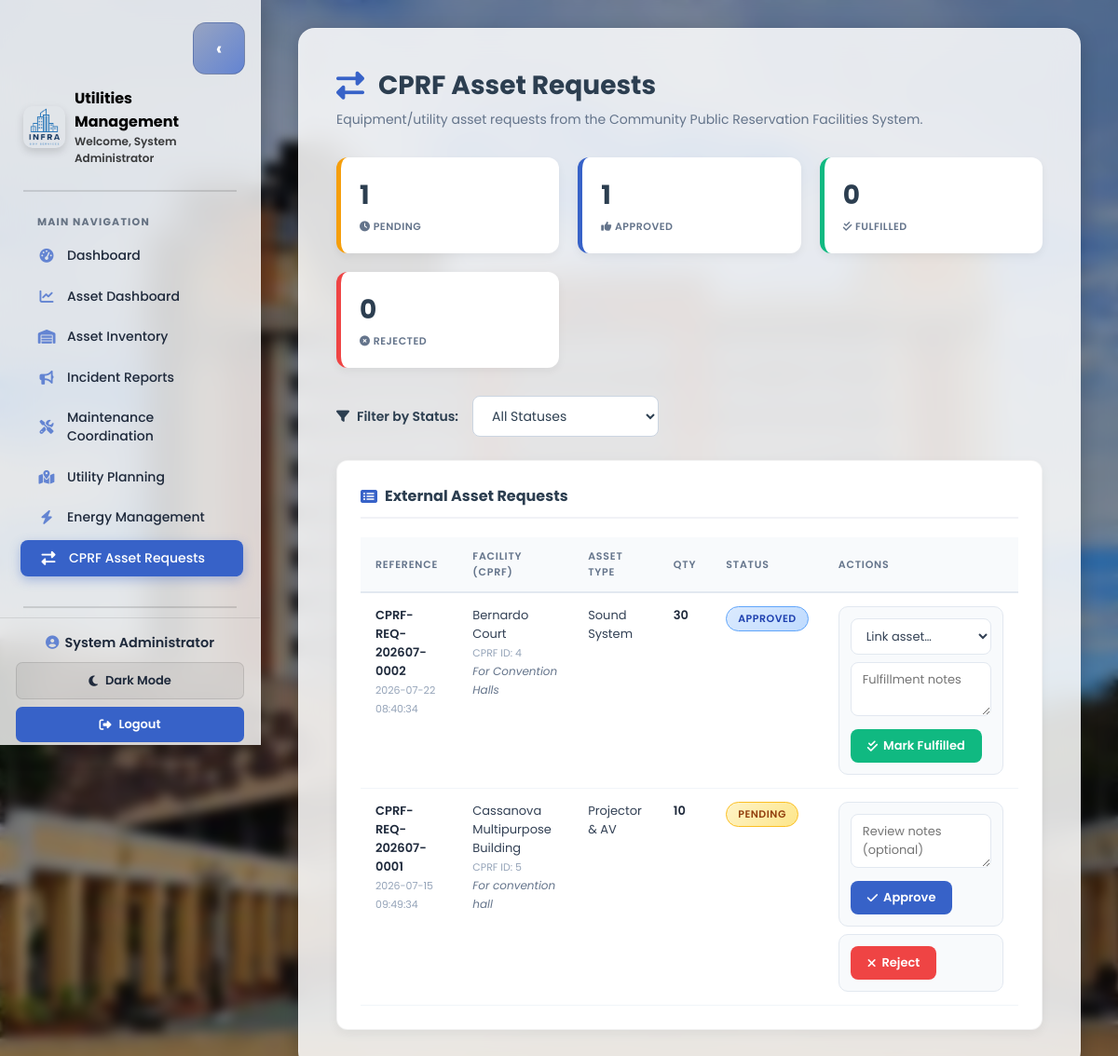
The app's page /external_asset_requests.php (signed in) with its own data.
### tables this page shows
CREATE TABLE `external_asset_requests` (
  `id` int(11) NOT NULL,
  `request_ref` varchar(50) NOT NULL,
  `source_system` varchar(50) NOT NULL DEFAULT 'CPRF',
  `cprf_facility_id` int(11) NOT NULL,
  `facility_name` varchar(150) NOT NULL,
  `asset_type` varchar(100) NOT NULL,
  `quantity` int(11) NOT NULL DEFAULT 1,
  `notes` text DEFAULT NULL,
  `status` enum('pending','approved','fulfilled','rejected') NOT NULL DEFAULT 'pending',
  `fulfilled_asset_id` int(11) DEFAULT NULL,
  `review_notes` text DEFAULT NULL,
  `created_at` timestamp NULL DEFAULT current_timestamp(),
  `updated_at` timestamp NULL DEFAULT current_timestamp() ON UPDATE current_timestamp()
);

### external_asset_requests.php (the view, shortened to what this page needs)
<?php
require_once 'includes/db.php';
$pdo->exec("
    CREATE TABLE IF NOT EXISTS `external_asset_requests` (
      `id` INT AUTO_INCREMENT PRIMARY KEY,
      `request_ref` VARCHAR(50) NOT NULL UNIQUE,
      `source_system` VARCHAR(50) NOT NULL DEFAULT 'CPRF',
      `cprf_facility_id` INT NOT NULL,
      `facility_name` VARCHAR(150) NOT NULL,
      `asset_type` VARCHAR(100) NOT NULL,
      `quantity` INT NOT NULL DEFAULT 1,
      `notes` TEXT NULL,
      `status` ENUM('pending', 'approved', 'fulfilled', 'rejected') NOT NULL DEFAULT 'pending',
      `fulfilled_asset_id` INT NULL,
      `review_notes` TEXT NULL,
      `created_at` TIMESTAMP DEFAULT CURRENT_TIMESTAMP,
      `updated_at` TIMESTAMP DEFAULT CURRENT_TIMESTAMP ON UPDATE CURRENT_TIMESTAMP
    ) ENGINE=InnoDB DEFAULT CHARSET=utf8mb4 COLLATE=utf8mb4_unicode_ci
");
$sql = 'SELECT r.*, a.name AS fulfilled_asset_name, a.asset_id AS fulfilled_asset_code FROM external_asset_requests r LEFT JOIN utility_assets a ON a.id = r.fulfilled_asset_id WHERE 1=1';
$params = [];
$sql .= ' ORDER BY r.created_at DESC LIMIT 100';
$stmt = $pdo->prepare($sql);
$stmt->execute($params);
$requests = $stmt->fetchAll(PDO::FETCH_ASSOC);
?>
<!DOCTYPE html>
<html lang="en">
<head>
    <link rel="stylesheet" href="https://cdnjs.cloudflare.com/ajax/libs/font-awesome/6.4.0/css/all.min.css">
</head>
<body>
<?php include 'includes/utilities_sidebar.php'; ?>
<main class="main-content" id="mainContent">
    <div class="card">
        <div class="dashboard-header">
            <div>
                <h1><i class="fas fa-exchange-alt"></i> CPRF Asset Requests</h1>
                <p class="subtitle">Equipment/utility asset requests from the Community Public Reservation Facilities System.</p>
            </div>
        </div>
        <?php
            $countPending = 0; $countApproved = 0; $countFulfilled = 0; $countRejected = 0;
            foreach ($requests as $r) {
                switch ($r['status']) {
                    case 'pending':   $countPending++;   break;
                    case 'approved':  $countApproved++;  break;
                }
            }
        ?>
        <div class="stats-grid">
            <div class="stat-card stat-pending">
                <h3><?= $countPending; ?></h3>
                <p><i class="fas fa-clock"></i> Pending</p>
            </div>
            <div class="stat-card stat-approved">
                <h3><?= $countApproved; ?></h3>
                <p><i class="fas fa-thumbs-up"></i> Approved</p>
            </div>
            <div class="stat-card stat-fulfilled">
                <h3><?= $countFulfilled; ?></h3>
                <p><i class="fas fa-check-double"></i> Fulfilled</p>
            </div>
            <div class="stat-card stat-rejected">
                <h3><?= $countRejected; ?></h3>
                <p><i class="fas fa-times-circle"></i> Rejected</p>
            </div>
        </div>
        <div class="filter-bar">
            <label><i class="fas fa-filter"></i> Filter by Status:</label>
            <form method="GET" style="margin:0;">
                <select name="status" onchange="this.form.submit()">
                    <option value="">All Statuses</option>
                </select>
            </form>
        </div>
        <div class="table-section">
            <h3><i class="fas fa-list-alt"></i> External Asset Requests</h3>
            <?php if (empty($requests)): ?>
                <div class="empty-state">
                    <i class="fas fa-inbox"></i>
                    <p>No external requests found.</p>
                </div>
            <?php else: ?>
                <table>
                    <thead>
                        <tr>
                            <th>Reference</th>
                            <th>Facility (CPRF)</th>
                            <th>Asset Type</th>
                            <th>Qty</th>
                            <th>Status</th>
                            <th>Actions</th>
                        </tr>
                    </thead>
                    <tbody>
                        <?php foreach ($requests as $req): ?>
                            <tr>
                                <td>
                                    <strong><?= htmlspecialchars($req['request_ref']); ?></strong><br>
                                    <small><?= htmlspecialchars($req['created_at']); ?></small>
                                </td>
                                <td>
                                    <?= htmlspecialchars($req['facility_name']); ?><br>
                                    <small>CPRF ID: <?= (int)$req['cprf_facility_id']; ?></small>
                                    <?php if ($req['notes']): ?><br><em><?= htmlspecialchars($req['notes']); ?></em><?php endif; ?>
                                </td>
                                <td><?= htmlspecialchars($req['asset_type']); ?></td>
                                <td><strong><?= (int)$req['quantity']; ?></strong></td>
                                <td>
                                    <span class="badge <?= htmlspecialchars($req['status']); ?>"><?= ucfirst($req['status']); ?></span>
                                </td>
                                <td>
                                    <?php if ($req['status'] === 'pending'): ?>
                                        <div class="action-form">
                                            <form method="POST">
                                                <textarea name="review_notes" rows="2" placeholder="Review notes (optional)"></textarea>
                                                <div class="btn-actions">
                                                    <button class="btn btn-primary" type="submit"><i class="fas fa-check"></i> Approve</button>
                                                </div>
                                            </form>
                                        </div>
                                        <div class="action-form">
                                            <form method="POST">
                                                <button class="btn btn-danger" type="submit"><i class="fas fa-times"></i> Reject</button>
                                            </form>
                                        </div>
                                    <?php elseif (in_array($req['status'], ['pending', 'approved'], true)): ?>
                                        <div class="action-form">
                                            <form method="POST">
                                                <select name="fulfilled_asset_id" required>
                                                    <option value="">Link asset…</option>
                                                </select>
                                                <textarea name="review_notes" rows="2" placeholder="Fulfillment notes"></textarea>
                                                <button class="btn btn-success" type="submit"><i class="fas fa-check-double"></i> Mark Fulfilled</button>
                                            </form>
                                        </div>
                                    <?php else: ?>
                                        <span class="no-action">— No actions available</span>
                                    <?php endif; ?>
                                </td>
                            </tr>
                        <?php endforeach; ?>
                    </tbody>
                </table>
            <?php endif; ?>
        </div>
    </div>
</main>
</body>
</html>

### includes/utilities_sidebar.php (style rules this page uses)
.main-content { margin-left: 280px; transition: margin-left 0.25s ease; }

### records on screen
external_asset_requests: request_ref "CPRF-REQ-202607-0002", created_at "2026-07-22 08:40:34", facility_name "Bernardo Court", cprf_facility "4", notes "For Convention Halls", asset_type "Sound System", quantity "30", status "APPROVED"
external_asset_requests: request_ref "CPRF-REQ-202607-0001", created_at "2026-07-15 09:49:34", facility_name "Cassanova Multipurpose Building", cprf_facility "5", notes "For convention hall", asset_type "Projector & AV", quantity "10", status "PENDING"

### other values on screen
$userName "System Administrator"
$countPending "1"
$countApproved "1"
$countFulfilled "0"
$countRejected "0"
